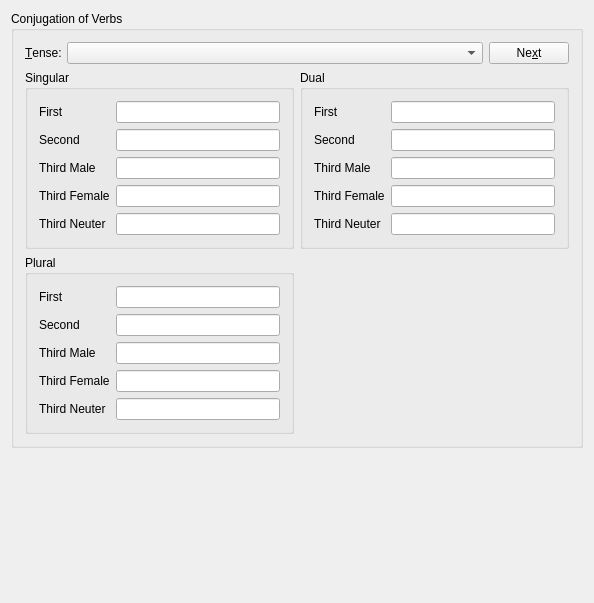
<ui version="4.0" >
 <class>TenseEntryPageForm</class>
 <widget class="QWidget" name="TenseEntryPageForm" >
  <property name="geometry" >
   <rect>
    <x>0</x>
    <y>0</y>
    <width>594</width>
    <height>603</height>
   </rect>
  </property>
  <property name="minimumSize" >
   <size>
    <width>332</width>
    <height>326</height>
   </size>
  </property>
  <property name="windowTitle" >
   <string>-</string>
  </property>
  <layout class="QVBoxLayout" >
   <item>
    <widget class="QGroupBox" name="GroupBox8" >
     <property name="title" >
      <string>Conjugation of Verbs</string>
     </property>
     <layout class="QGridLayout" >
      <item row="0" column="0" colspan="2" >
       <layout class="QGridLayout" >
        <property name="leftMargin" >
         <number>0</number>
        </property>
        <property name="topMargin" >
         <number>0</number>
        </property>
        <property name="rightMargin" >
         <number>0</number>
        </property>
        <property name="bottomMargin" >
         <number>0</number>
        </property>
        <property name="horizontalSpacing" >
         <number>6</number>
        </property>
        <property name="verticalSpacing" >
         <number>6</number>
        </property>
        <item row="0" column="0" >
         <widget class="QLabel" name="tenselabel" >
          <property name="sizePolicy" >
           <sizepolicy vsizetype="Preferred" hsizetype="Preferred" >
            <horstretch>0</horstretch>
            <verstretch>0</verstretch>
           </sizepolicy>
          </property>
          <property name="text" >
           <string>&amp;Tense:</string>
          </property>
          <property name="buddy" >
           <cstring>tensebox</cstring>
          </property>
         </widget>
        </item>
        <item row="0" column="2" >
         <widget class="QPushButton" name="b_next" >
          <property name="sizePolicy" >
           <sizepolicy vsizetype="Minimum" hsizetype="Preferred" >
            <horstretch>0</horstretch>
            <verstretch>0</verstretch>
           </sizepolicy>
          </property>
          <property name="text" >
           <string>Ne&amp;xt</string>
          </property>
         </widget>
        </item>
        <item row="0" column="1" >
         <widget class="QComboBox" name="tensebox" >
          <property name="sizePolicy" >
           <sizepolicy vsizetype="Fixed" hsizetype="MinimumExpanding" >
            <horstretch>0</horstretch>
            <verstretch>0</verstretch>
           </sizepolicy>
          </property>
         </widget>
        </item>
       </layout>
      </item>
      <item row="1" column="0" >
       <widget class="QGroupBox" name="singularGroupBox" >
        <property name="title" >
         <string>Singular</string>
        </property>
        <layout class="QGridLayout" >
         <item row="0" column="0" >
          <widget class="QLabel" name="singularFirstPersonLabel" >
           <property name="text" >
            <string>First</string>
           </property>
           <property name="buddy" >
            <cstring>singularFirstPersonLineEdit</cstring>
           </property>
          </widget>
         </item>
         <item row="0" column="1" >
          <widget class="QLineEdit" name="singularFirstPersonLineEdit" />
         </item>
         <item row="1" column="0" >
          <widget class="QLabel" name="singularSecondPersonLabel" >
           <property name="text" >
            <string>Second</string>
           </property>
           <property name="buddy" >
            <cstring>singularSecondPersonLineEdit</cstring>
           </property>
          </widget>
         </item>
         <item row="1" column="1" >
          <widget class="QLineEdit" name="singularSecondPersonLineEdit" />
         </item>
         <item row="2" column="0" >
          <widget class="QLabel" name="singularThirdMalePersonLabel" >
           <property name="text" >
            <string>Third Male</string>
           </property>
           <property name="buddy" >
            <cstring>singularThirdMalePersonLineEdit</cstring>
           </property>
          </widget>
         </item>
         <item row="2" column="1" >
          <widget class="QLineEdit" name="singularThirdMalePersonLineEdit" />
         </item>
         <item row="3" column="0" >
          <widget class="QLabel" name="singularThirdFemalePersonLabel" >
           <property name="text" >
            <string>Third Female</string>
           </property>
           <property name="buddy" >
            <cstring>singularThirdFemalePersonLineEdit</cstring>
           </property>
          </widget>
         </item>
         <item row="3" column="1" >
          <widget class="QLineEdit" name="singularThirdFemalePersonLineEdit" />
         </item>
         <item row="4" column="0" >
          <widget class="QLabel" name="singularThirdNeuterPersonLabel" >
           <property name="text" >
            <string>Third Neuter</string>
           </property>
           <property name="buddy" >
            <cstring>singularThirdNeuterPersonLineEdit</cstring>
           </property>
          </widget>
         </item>
         <item row="4" column="1" >
          <widget class="QLineEdit" name="singularThirdNeuterPersonLineEdit" />
         </item>
        </layout>
       </widget>
      </item>
      <item row="2" column="0" >
       <widget class="QGroupBox" name="pluralGroupBox" >
        <property name="title" >
         <string>Plural</string>
        </property>
        <layout class="QGridLayout" >
         <item row="0" column="0" >
          <widget class="QLabel" name="pluralFirstPersonLabel" >
           <property name="text" >
            <string>First</string>
           </property>
           <property name="buddy" >
            <cstring>pluralFirstPersonLineEdit</cstring>
           </property>
          </widget>
         </item>
         <item row="0" column="1" >
          <widget class="QLineEdit" name="pluralFirstPersonLineEdit" />
         </item>
         <item row="1" column="0" >
          <widget class="QLabel" name="pluralSecondPersonLabel" >
           <property name="text" >
            <string>Second</string>
           </property>
           <property name="buddy" >
            <cstring>pluralSecondPersonLineEdit</cstring>
           </property>
          </widget>
         </item>
         <item row="1" column="1" >
          <widget class="QLineEdit" name="pluralSecondPersonLineEdit" />
         </item>
         <item row="2" column="0" >
          <widget class="QLabel" name="pluralThirdMalePersonLabel" >
           <property name="text" >
            <string>Third Male</string>
           </property>
           <property name="buddy" >
            <cstring>pluralThirdMalePersonLineEdit</cstring>
           </property>
          </widget>
         </item>
         <item row="2" column="1" >
          <widget class="QLineEdit" name="pluralThirdMalePersonLineEdit" />
         </item>
         <item row="3" column="0" >
          <widget class="QLabel" name="pluralThirdFemalePersonLabel" >
           <property name="text" >
            <string>Third Female</string>
           </property>
           <property name="buddy" >
            <cstring>pluralThirdFemalePersonLineEdit</cstring>
           </property>
          </widget>
         </item>
         <item row="3" column="1" >
          <widget class="QLineEdit" name="pluralThirdFemalePersonLineEdit" />
         </item>
         <item row="4" column="0" >
          <widget class="QLabel" name="pluralThirdNeuterPersonLabel" >
           <property name="text" >
            <string>Third Neuter</string>
           </property>
           <property name="buddy" >
            <cstring>pluralThirdNeuterPersonLineEdit</cstring>
           </property>
          </widget>
         </item>
         <item row="4" column="1" >
          <widget class="QLineEdit" name="pluralThirdNeuterPersonLineEdit" />
         </item>
        </layout>
       </widget>
      </item>
      <item row="1" column="1" >
       <widget class="QGroupBox" name="dualGroupBox" >
        <property name="title" >
         <string>Dual</string>
        </property>
        <layout class="QGridLayout" >
         <item row="0" column="0" >
          <widget class="QLabel" name="dualFirstPersonLabel" >
           <property name="text" >
            <string>First</string>
           </property>
           <property name="buddy" >
            <cstring>dualFirstPersonLineEdit</cstring>
           </property>
          </widget>
         </item>
         <item row="0" column="1" >
          <widget class="QLineEdit" name="dualFirstPersonLineEdit" />
         </item>
         <item row="1" column="0" >
          <widget class="QLabel" name="dualSecondPersonLabel" >
           <property name="text" >
            <string>Second</string>
           </property>
           <property name="buddy" >
            <cstring>dualSecondPersonLineEdit</cstring>
           </property>
          </widget>
         </item>
         <item row="1" column="1" >
          <widget class="QLineEdit" name="dualSecondPersonLineEdit" />
         </item>
         <item row="2" column="0" >
          <widget class="QLabel" name="dualThirdMalePersonLabel" >
           <property name="text" >
            <string>Third Male</string>
           </property>
           <property name="buddy" >
            <cstring>dualThirdMalePersonLineEdit</cstring>
           </property>
          </widget>
         </item>
         <item row="2" column="1" >
          <widget class="QLineEdit" name="dualThirdMalePersonLineEdit" />
         </item>
         <item row="3" column="0" >
          <widget class="QLabel" name="dualThirdFemalePersonLabel" >
           <property name="text" >
            <string>Third Female</string>
           </property>
           <property name="buddy" >
            <cstring>dualThirdFemalePersonLineEdit</cstring>
           </property>
          </widget>
         </item>
         <item row="3" column="1" >
          <widget class="QLineEdit" name="dualThirdFemalePersonLineEdit" />
         </item>
         <item row="4" column="0" >
          <widget class="QLabel" name="dualThirdNeuterPersonLabel" >
           <property name="text" >
            <string>Third Neuter</string>
           </property>
           <property name="buddy" >
            <cstring>dualThirdNeuterPersonLineEdit</cstring>
           </property>
          </widget>
         </item>
         <item row="4" column="1" >
          <widget class="QLineEdit" name="dualThirdNeuterPersonLineEdit" />
         </item>
        </layout>
       </widget>
      </item>
     </layout>
    </widget>
   </item>
   <item>
    <spacer>
     <property name="orientation" >
      <enum>Qt::Vertical</enum>
     </property>
     <property name="sizeHint" >
      <size>
       <width>698</width>
       <height>20</height>
      </size>
     </property>
    </spacer>
   </item>
  </layout>
 </widget>
 <layoutdefault spacing="6" margin="11" />
 <pixmapfunction>qPixmapFromMimeSource</pixmapfunction>
 <tabstops>
  <tabstop>tensebox</tabstop>
  <tabstop>b_next</tabstop>
 </tabstops>
 <resources/>
 <connections/>
</ui>
